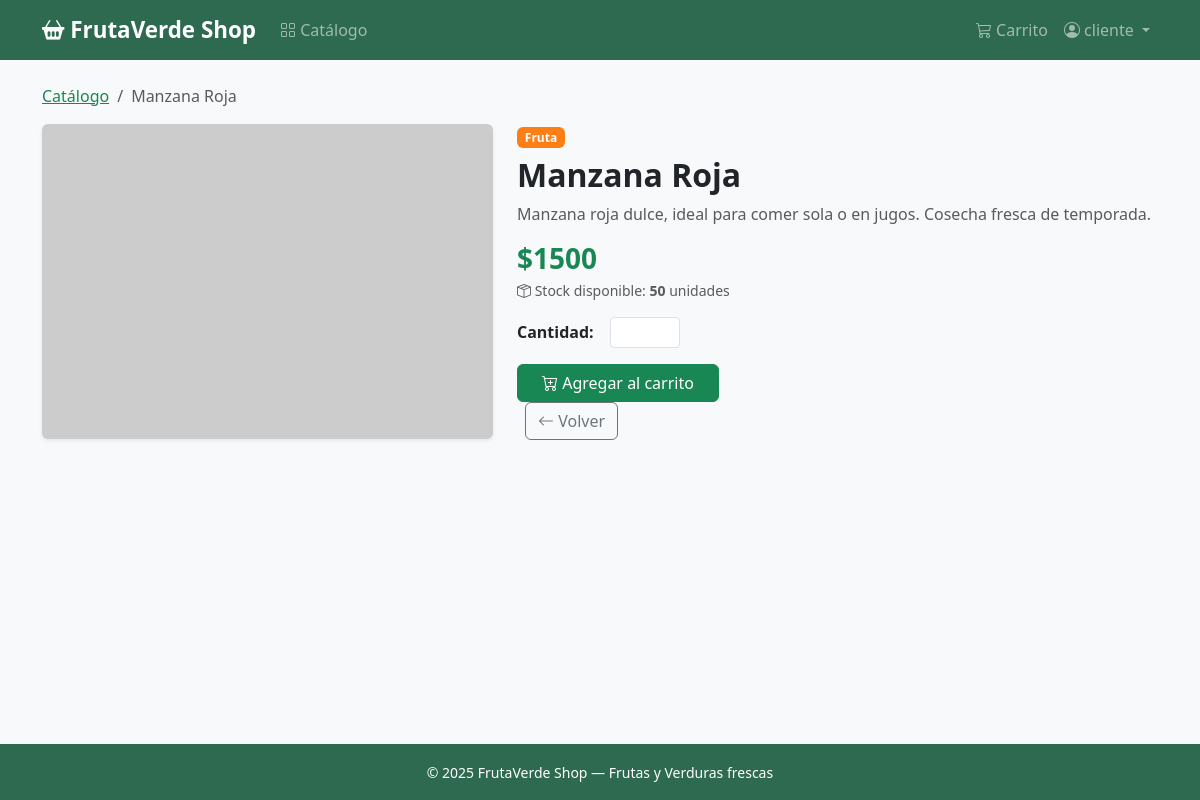
Screenshot of /producto/1/ (signed in) with the database file from the repository.
### store/models.py (models this page shows, shortened)
class Product(models.Model):
    CATEGORY_CHOICES = [
        ('fruta', 'Fruta'),
        ('verdura', 'Verdura'),
    ]
    name = models.CharField(max_length=100)
    description = models.TextField(blank=True)
    price = models.DecimalField(max_digits=10, decimal_places=0)
    stock = models.PositiveIntegerField(default=0)
    category = models.CharField(max_length=20, choices=CATEGORY_CHOICES, default='fruta')
    image_url = models.URLField(blank=True)
    active = models.BooleanField(default=True)

### store/views.py (the view)
# urls.py: path('producto/<int:pk>/', views.product_detail, name='product_detail'),
@login_required
def product_detail(request, pk):
    product = get_object_or_404(Product, pk=pk, active=True)
    form = CartItemForm()
    cart_count = 0
    if hasattr(request.user, 'cart'):
        cart_count = request.user.cart.get_item_count()
    return render(request, 'store/product_detail.html', {
        'product': product,
        'form': form,
        'cart_count': cart_count,
    })

### store/forms.py (shortened to what this page needs)
class CartItemForm(forms.Form):
    quantity = forms.IntegerField(
        min_value=1,
        widget=forms.NumberInput(attrs={'class': 'form-control form-control-sm', 'min': '1', 'style': 'width:70px'}),
        label='Cantidad'
    )

### store/models.py (called while the page is built)
    def get_item_count(self):
        return sum(item.quantity for item in self.items.all())

### store/templates/store/product_detail.html (shortened to what this page needs)
{% extends 'store/base.html' %}
{% block content %}
<nav aria-label="breadcrumb" class="mb-3">
    <ol class="breadcrumb">
        <li class="breadcrumb-item"><a href="{% url 'catalog' %}" class="text-success">Catálogo</a></li>
        <li class="breadcrumb-item active">{{ product.name }}</li>
    </ol>
</nav>
<div class="row g-4">
    <div class="col-md-5">
        {% if product.image_url %}
        <img src="{{ product.image_url }}" class="img-fluid rounded shadow-sm w-100" alt="{{ product.name }}"
             style="max-height:350px; object-fit:cover;" onerror="this.src='https://placehold.co/500x350/e9ecef/6c757d?text={{ product.name }}'">
        {% else %}
        <div class="bg-light rounded d-flex align-items-center justify-content-center" style="height:350px;">
            <i class="bi bi-image text-muted" style="font-size:5rem;"></i>
        </div>
        {% endif %}
    </div>
    <div class="col-md-7">
        <span class="badge badge-category-{{ product.category }} mb-2">{{ product.get_category_display }}</span>
        <h2 class="fw-bold">{{ product.name }}</h2>
        <p class="text-muted">{{ product.description }}</p>
        <h3 class="text-success fw-bold mb-1">${{ product.price }}</h3>
        <p class="text-muted small mb-3">
            <i class="bi bi-box-seam"></i>
            {% if product.stock > 0 %}
                Stock disponible: <strong>{{ product.stock }}</strong> unidades
            {% else %}
                <span class="text-danger">Sin stock</span>
            {% endif %}
        </p>
        {% if product.stock > 0 %}
        <form method="post" action="{% url 'cart_add' product.pk %}">
            <div class="d-flex align-items-center gap-3 mb-3">
                <label class="fw-semibold">Cantidad:</label>
                {{ form.quantity }}
            </div>
            <button type="submit" class="btn btn-success px-4">
                <i class="bi bi-cart-plus"></i> Agregar al carrito
            </button>
        </form>
        {% else %}
        <button class="btn btn-secondary" disabled>Sin stock</button>
        {% endif %}
        <a href="{% url 'catalog' %}" class="btn btn-outline-secondary ms-2">
            <i class="bi bi-arrow-left"></i> Volver
        </a>
    </div>
</div>
{% endblock %}

### store/templates/store/base.html (shortened to what this page needs)
<!DOCTYPE html>
<html lang="es">
<head>
    <link href="https://cdn.jsdelivr.net/npm/bootstrap@5.3.3/dist/css/bootstrap.min.css" rel="stylesheet">
    <link href="https://cdn.jsdelivr.net/npm/bootstrap-icons@1.11.3/font/bootstrap-icons.min.css" rel="stylesheet">
</head>
<body>
{% if user.is_authenticated %}
<nav class="navbar navbar-expand-lg navbar-dark" style="background-color: #2d6a4f;">
    <div class="container">
        <a class="navbar-brand" href="{% url 'catalog' %}">
            <i class="bi bi-basket2-fill"></i> FrutaVerde Shop
        </a>
        <div class="collapse navbar-collapse" id="navMenu">
            <ul class="navbar-nav me-auto">
                <li class="nav-item">
                    <a class="nav-link" href="{% url 'catalog' %}"><i class="bi bi-grid"></i> Catálogo</a>
                </li>
            </ul>
            <ul class="navbar-nav">
                {% if not user.is_staff %}
                <li class="nav-item">
                    <a class="nav-link" href="{% url 'cart' %}">
                        <i class="bi bi-cart3"></i> Carrito
                    </a>
                </li>
                {% endif %}
                <li class="nav-item dropdown">
                    <a class="nav-link dropdown-toggle" href="#" data-bs-toggle="dropdown">
                        <i class="bi bi-person-circle"></i> {{ user.username }}
                    </a>
                </li>
            </ul>
        </div>
    </div>
</nav>
{% endif %}
<main class="container py-4">
    {% block content %}{% endblock %}
</main>
<footer class="py-3 mt-auto">
    <div class="container text-center">
        <small>&copy; 2025 FrutaVerde Shop — Frutas y Verduras frescas</small>
    </div>
</footer>
</body>
</html>

### store/templates/store/base.html (style rules this page uses)
html, body { height: 100%; }
body { background-color: #f8f9fa; display: flex; flex-direction: column; min-height: 100vh; }
main { flex: 1; }
.navbar-brand { font-weight: 700; font-size: 1.4rem; }
.badge-category-fruta { background-color: #fd7e14; }
footer { background-color: #2d6a4f; color: white; }

### rows the page displays
Product: name "Manzana Roja", category "Fruta", description "Manzana roja dulce, ideal para comer sola o en jugos. Cosecha fresca de temporada.", price "1500", stock "50"

### other values shown
{{ user.username }} "cliente"
